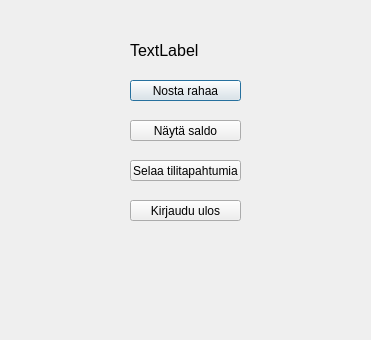
<?xml version="1.0" encoding="UTF-8"?>
<ui version="4.0">
 <class>AsiakasMain</class>
 <widget class="QDialog" name="AsiakasMain">
  <property name="geometry">
   <rect>
    <x>0</x>
    <y>0</y>
    <width>371</width>
    <height>340</height>
   </rect>
  </property>
  <property name="windowTitle">
   <string>Dialog</string>
  </property>
  <widget class="QLabel" name="labelUsername">
   <property name="geometry">
    <rect>
     <x>130</x>
     <y>40</y>
     <width>111</width>
     <height>21</height>
    </rect>
   </property>
   <property name="font">
    <font>
     <pointsize>12</pointsize>
    </font>
   </property>
   <property name="text">
    <string>TextLabel</string>
   </property>
  </widget>
  <widget class="QPushButton" name="btnWitdraw">
   <property name="geometry">
    <rect>
     <x>130</x>
     <y>80</y>
     <width>111</width>
     <height>21</height>
    </rect>
   </property>
   <property name="text">
    <string>Nosta rahaa</string>
   </property>
  </widget>
  <widget class="QPushButton" name="btnShowmoney">
   <property name="geometry">
    <rect>
     <x>130</x>
     <y>120</y>
     <width>111</width>
     <height>21</height>
    </rect>
   </property>
   <property name="text">
    <string>Näytä saldo</string>
   </property>
  </widget>
  <widget class="QPushButton" name="btnShowdetails">
   <property name="geometry">
    <rect>
     <x>130</x>
     <y>160</y>
     <width>111</width>
     <height>21</height>
    </rect>
   </property>
   <property name="text">
    <string>Selaa tilitapahtumia</string>
   </property>
  </widget>
  <widget class="QPushButton" name="btnLogout">
   <property name="geometry">
    <rect>
     <x>130</x>
     <y>200</y>
     <width>111</width>
     <height>21</height>
    </rect>
   </property>
   <property name="text">
    <string>Kirjaudu ulos</string>
   </property>
  </widget>
  <widget class="QLabel" name="Raha">
   <property name="geometry">
    <rect>
     <x>260</x>
     <y>120</y>
     <width>111</width>
     <height>21</height>
    </rect>
   </property>
   <property name="text">
    <string/>
   </property>
  </widget>
 </widget>
 <resources/>
 <connections/>
</ui>
